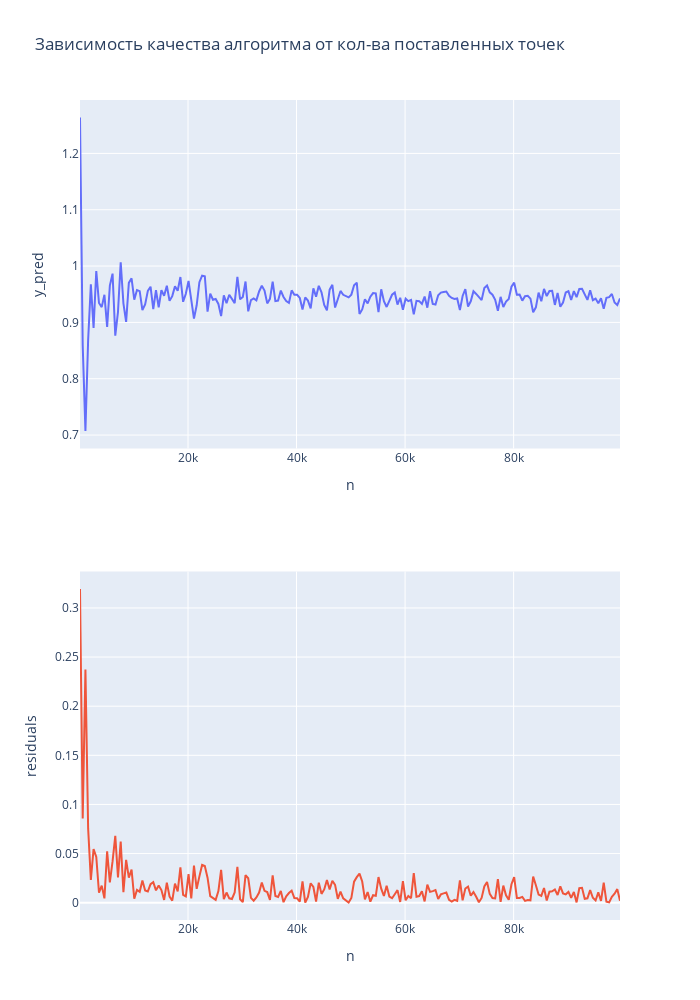

This figure's notebook cell:
### Code cell
fig = make_subplots(rows=2, cols=1, horizontal_spacing=0.15)
fig.add_trace(
    go.Scatter(x=n_perfomance.n, y=n_perfomance.area),
    row=1, col=1
)
fig.update_xaxes(title='n',
                 row=1, col=1)
fig.update_yaxes(title='y_pred',
                 row=1, col=1)

fig.add_trace(
    go.Scatter(x=n_perfomance.n, y=n_perfomance['diff']),
    row=2, col=1
)
fig.update_xaxes(title='n',
                 row=2, col=1)
fig.update_yaxes(title='residuals',
                 row=2, col=1)

fig.update_layout(title='Зависимость качества алгоритма от кол-ва поставленных точек',
                  showlegend=False,
                  width=700, height=1000)

### Figure 1 — Plotly figure (JSON) as saved in the notebook; plotly's stock layout.template omitted (floating-point values rounded to 4 significant figures; data arrays with more than 128 entries replaced by an {"elided": "..."} marker saying what was removed)
{"data": [{"type": "scatter", "x": {"elided": "200 int values"}, "xaxis": "x", "y": {"elided": "200 float values"}, "yaxis": "y"}, {"type": "scatter", "x": {"elided": "200 int values"}, "xaxis": "x2", "y": {"elided": "200 float values"}, "yaxis": "y2"}], "layout": {"height": 1000, "showlegend": false, "title": {"text": "Зависимость качества алгоритма от кол-ва поставленных точек"}, "width": 700, "xaxis": {"anchor": "y", "domain": [0, 1], "title": {"text": "n"}}, "xaxis2": {"anchor": "y2", "domain": [0, 1], "title": {"text": "n"}}, "yaxis": {"anchor": "x", "domain": [0.575, 1], "title": {"text": "y_pred"}}, "yaxis2": {"anchor": "x2", "domain": [0, 0.425], "title": {"text": "residuals"}}}}
